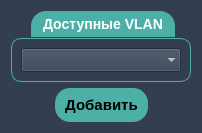
<?xml version="1.0" encoding="UTF-8"?>
<ui version="4.0">
 <class>Form</class>
 <widget class="QWidget" name="Form">
  <property name="geometry">
   <rect>
    <x>0</x>
    <y>0</y>
    <width>202</width>
    <height>127</height>
   </rect>
  </property>
  <property name="windowTitle">
   <string>Добавление VLAN</string>
  </property>
  <property name="styleSheet">
   <string notr="true">QWidget {
	background-color:#333e50;
	color:white;
	font-family:arial;
	font-weight:bold;
	font-size:15px;
}

QGroupBox {
    border: 1px solid gray;
    border-color: #4DB0A8;
    margin-top: 27px;
    font-size: 14px;
    border-radius: 10px;
	background-color:#333e50;
}

QGroupBox::title {
    subcontrol-origin: margin;
    subcontrol-position: top center;
    border-top-left-radius: 15px;
    border-top-right-radius: 15px;
    padding: 5px 10px;
    background-color: #4DB0A8;
    color: rgb(255, 255, 255);
}

QComboBox {
	selection-background-color: #333e50;
}

QComboBox QAbstractItemView {
    selection-background-color: #4DB0A8;
	selection-border:1px solid #333e50;
	border:1px solid #4DB0A8;
}

QPushButton {
	color:black;
	background-color:#4DB0A8;
	border:none;
	border-radius:15px;
	padding:8px 10px;
	font-family:arial;
	font-weight:bold;
	font-size:15px;
}

QPushButton:hover {
	color:white;
	cursor:PointingHand;
}

QLineEdit {
	color:#747C86;
	font-weight:bold;
	background-color:#2F3A4A;
	padding:5px 5px;
	max-width:200px;
	min-width:150px;
	border-radius:10px;
	border:none;
}</string>
  </property>
  <layout class="QVBoxLayout" name="verticalLayout_2">
   <item>
    <widget class="QGroupBox" name="groupBox">
     <property name="title">
      <string>Доступные VLAN</string>
     </property>
     <property name="alignment">
      <set>Qt::AlignCenter</set>
     </property>
     <layout class="QVBoxLayout" name="verticalLayout">
      <item>
       <widget class="QComboBox" name="vlans">
        <property name="frame">
         <bool>false</bool>
        </property>
       </widget>
      </item>
     </layout>
    </widget>
   </item>
   <item>
    <layout class="QHBoxLayout" name="horizontalLayout">
     <item>
      <spacer name="horizontalSpacer">
       <property name="orientation">
        <enum>Qt::Horizontal</enum>
       </property>
       <property name="sizeHint" stdset="0">
        <size>
         <width>40</width>
         <height>20</height>
        </size>
       </property>
      </spacer>
     </item>
     <item>
      <widget class="QPushButton" name="add">
       <property name="cursor">
        <cursorShape>PointingHandCursor</cursorShape>
       </property>
       <property name="text">
        <string>Добавить</string>
       </property>
      </widget>
     </item>
     <item>
      <spacer name="horizontalSpacer_2">
       <property name="orientation">
        <enum>Qt::Horizontal</enum>
       </property>
       <property name="sizeHint" stdset="0">
        <size>
         <width>40</width>
         <height>20</height>
        </size>
       </property>
      </spacer>
     </item>
    </layout>
   </item>
  </layout>
 </widget>
 <resources/>
 <connections/>
</ui>
